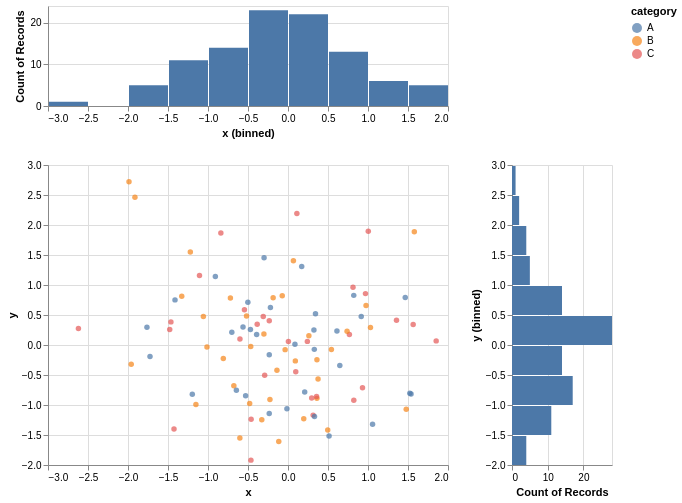

Express this chart as Vega-Lite.
### Vega-Lite specification from a JSON file in a GitHub repository (floating-point values rounded to 4 significant figures)
{"config": {"view": {"continuousWidth": 300, "continuousHeight": 300}}, "vconcat": [{"mark": {"type": "bar"}, "encoding": {"x": {"bin": true, "field": "x", "type": "quantitative"}, "y": {"aggregate": "count", "type": "quantitative"}}, "height": 100, "width": 400}, {"hconcat": [{"mark": {"type": "circle"}, "encoding": {"color": {"field": "category", "type": "nominal"}, "tooltip": [{"field": "x", "type": "quantitative"}, {"field": "y", "type": "quantitative"}, {"field": "category", "type": "nominal"}], "x": {"field": "x", "type": "quantitative"}, "y": {"field": "y", "type": "quantitative"}}, "height": 300, "width": 400}, {"mark": {"type": "bar"}, "encoding": {"x": {"aggregate": "count", "type": "quantitative"}, "y": {"bin": true, "field": "y", "type": "quantitative"}}, "height": 300, "width": 100}]}], "data": {"name": "data-647554daf6454eda8129d0a1feb90e65"}, "$schema": "https://vega.github.io/schema/vega-lite/v5.20.1.json", "datasets": {"data-647554daf6454eda8129d0a1feb90e65": [{"x": 0.4967, "y": -1.415, "category": "B", "value": 12.02}, {"x": -0.1383, "y": -0.4206, "category": "B", "value": 34.19}, {"x": 0.6477, "y": -0.3427, "category": "A", "value": 9.18}, {"x": 1.523, "y": -0.8023, "category": "A", "value": 9.416}, {"x": -0.2342, "y": -0.1613, "category": "A", "value": 31.14}, {"x": -0.2341, "y": 0.4041, "category": "C", "value": 97.95}, {"x": 1.579, "y": 1.886, "category": "B", "value": 17.53}, {"x": 0.7674, "y": 0.1746, "category": "C", "value": 1.716}, {"x": -0.4695, "y": 0.2576, "category": "A", "value": 76.34}, {"x": 0.5426, "y": -0.07445, "category": "B", "value": 80.69}, {"x": -0.4634, "y": -1.919, "category": "C", "value": 34.63}, {"x": -0.4657, "y": -0.02651, "category": "B", "value": 46.47}, {"x": 0.242, "y": 0.06023, "category": "C", "value": 64.98}, {"x": -1.913, "y": 2.463, "category": "B", "value": 4.806}, {"x": -1.725, "y": -0.1924, "category": "A", "value": 94.91}, {"x": -0.5623, "y": 0.3015, "category": "A", "value": 88.67}, {"x": -1.013, "y": -0.03471, "category": "B", "value": 26.09}, {"x": 0.3142, "y": -1.169, "category": "C", "value": 1.53}, {"x": -0.908, "y": 1.143, "category": "A", "value": 93.34}, {"x": -1.412, "y": 0.7519, "category": "A", "value": 50.1}, {"x": 1.466, "y": 0.791, "category": "A", "value": 53.94}, {"x": -0.2258, "y": -0.9094, "category": "B", "value": 68.4}, {"x": 0.06753, "y": 1.403, "category": "B", "value": 61.59}, {"x": -1.425, "y": -1.402, "category": "C", "value": 94.39}, {"x": -0.5444, "y": 0.5869, "category": "C", "value": 94.43}, {"x": 0.1109, "y": 2.19, "category": "C", "value": 86.72}, {"x": -1.151, "y": -0.9905, "category": "B", "value": 63.64}, {"x": 0.3757, "y": -0.5663, "category": "B", "value": 80.09}, {"x": -0.6006, "y": 0.09965, "category": "C", "value": 67.72}, {"x": -0.2917, "y": -0.5035, "category": "C", "value": 57.34}, {"x": -0.6017, "y": -1.551, "category": "B", "value": 12.85}, {"x": 1.852, "y": 0.06856, "category": "C", "value": 81.12}, {"x": -0.0135, "y": -1.062, "category": "A", "value": 82.06}, {"x": -1.058, "y": 0.4736, "category": "B", "value": 62.59}, {"x": 0.8225, "y": -0.9194, "category": "C", "value": 82.04}, {"x": -1.221, "y": 1.55, "category": "B", "value": 65.15}, {"x": 0.2089, "y": -0.7833, "category": "A", "value": 20.67}, {"x": -1.96, "y": -0.3221, "category": "B", "value": 27.4}, {"x": -1.328, "y": 0.8135, "category": "B", "value": 21.46}, {"x": 0.1969, "y": -1.231, "category": "B", "value": 37.73}, {"x": 0.7385, "y": 0.2275, "category": "B", "value": 3.896}, {"x": 0.1714, "y": 1.307, "category": "A", "value": 61.83}, {"x": -0.1156, "y": -1.607, "category": "B", "value": 33.66}, {"x": -0.3011, "y": 0.1846, "category": "B", "value": 65.57}, {"x": -1.479, "y": 0.2599, "category": "C", "value": 38.54}, {"x": -0.7198, "y": 0.7818, "category": "B", "value": 68.16}, {"x": -0.4606, "y": -1.237, "category": "C", "value": 34.06}, {"x": 1.057, "y": -1.32, "category": "A", "value": 26.07}, {"x": 0.3436, "y": 0.5219, "category": "A", "value": 49.6}, {"x": -1.763, "y": 0.297, "category": "A", "value": 69.29}, {"x": 0.3241, "y": 0.2505, "category": "A", "value": 34.83}, {"x": -0.3851, "y": 0.3464, "category": "C", "value": 93.66}, {"x": -0.6769, "y": -0.68, "category": "B", "value": 3.919}, {"x": 0.6117, "y": 0.2323, "category": "A", "value": 41.79}, {"x": 1.031, "y": 0.2931, "category": "B", "value": 96.76}, {"x": 0.9313, "y": -0.7144, "category": "C", "value": 54.8}, {"x": -0.8392, "y": 1.866, "category": "C", "value": 42.35}, {"x": -0.3092, "y": 0.4738, "category": "C", "value": 56.85}, {"x": 0.3313, "y": -1.191, "category": "A", "value": 57.59}, {"x": 0.9755, "y": 0.6566, "category": "B", "value": 73.16}, {"x": -0.4792, "y": -0.9747, "category": "B", "value": 12.77}, {"x": -0.1857, "y": 0.7871, "category": "B", "value": 25.0}, {"x": -1.106, "y": 1.159, "category": "C", "value": 58.05}, {"x": -1.196, "y": -0.8207, "category": "A", "value": 86.71}, {"x": 0.8125, "y": 0.9634, "category": "C", "value": 56.19}, {"x": 1.356, "y": 0.4128, "category": "C", "value": 23.86}, {"x": -0.07201, "y": 0.8221, "category": "B", "value": 67.98}, {"x": 1.004, "y": 1.897, "category": "C", "value": 73.99}, {"x": 0.3616, "y": -0.2454, "category": "B", "value": 23.82}, {"x": -0.6451, "y": -0.7537, "category": "A", "value": 37.77}, {"x": 0.3614, "y": -0.8895, "category": "B", "value": 53.43}, {"x": 1.538, "y": -0.8158, "category": "A", "value": 49.66}, {"x": -0.03583, "y": -0.0771, "category": "B", "value": 38.96}, {"x": 1.565, "y": 0.3412, "category": "C", "value": 29.76}, {"x": -2.62, "y": 0.2767, "category": "C", "value": 9.998}, {"x": 0.8219, "y": 0.8272, "category": "A", "value": 5.349}, {"x": 0.08705, "y": 0.013, "category": "A", "value": 95.85}, {"x": -0.299, "y": 1.454, "category": "A", "value": 84.71}, {"x": 0.09176, "y": -0.2647, "category": "B", "value": 35.49}, {"x": -1.988, "y": 2.72, "category": "B", "value": 95.68}, {"x": -0.2197, "y": 0.6257, "category": "A", "value": 67.68}, {"x": 0.3571, "y": -0.8572, "category": "C", "value": 48.25}, {"x": 1.478, "y": -1.071, "category": "B", "value": 49.3}, {"x": -0.5183, "y": 0.4825, "category": "B", "value": 8.328}, {"x": -0.8085, "y": -0.2235, "category": "B", "value": 9.17}, {"x": -0.5018, "y": 0.714, "category": "A", "value": 60.24}, {"x": 0.9154, "y": 0.4732, "category": "A", "value": 55.37}, {"x": 0.3288, "y": -0.07283, "category": "A", "value": 21.27}, {"x": -0.5298, "y": -0.8468, "category": "A", "value": 94.62}, {"x": 0.5133, "y": -1.515, "category": "A", "value": 78.13}, {"x": 0.09708, "y": -0.4465, "category": "C", "value": 11.35}, {"x": 0.9686, "y": 0.8564, "category": "C", "value": 93.09}, {"x": -0.7021, "y": 0.2141, "category": "A", "value": 97.42}, {"x": -0.3277, "y": -1.246, "category": "B", "value": 99.59}, {"x": -0.3921, "y": 0.1732, "category": "A", "value": 5.587}, {"x": -1.464, "y": 0.3853, "category": "C", "value": 73.7}, {"x": 0.2961, "y": -0.8839, "category": "C", "value": 54.59}, {"x": 0.2611, "y": 0.1537, "category": "B", "value": 70.58}, {"x": 0.005113, "y": 0.05821, "category": "C", "value": 96.87}, {"x": -0.2346, "y": -1.143, "category": "A", "value": 68.8}]}}
